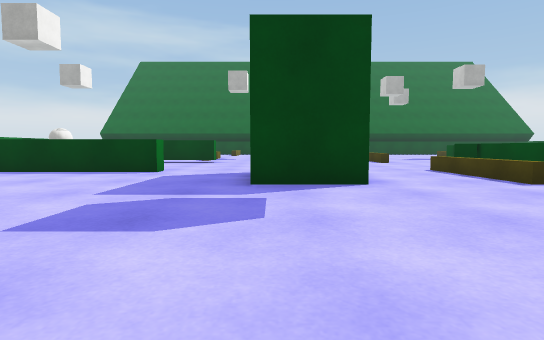
view 1 (above)

24 first-person views from a walk through a scene from a Unity 3-D project. The camera is 0.55 m above the floor, tilts 4° down and sees 80° across. The floor is counted in squares, 1 m on a side. Each view is taken from the middle of a square. On the plan, view 1 faces up. The plan holds only what a view shows up to about 9 squares ahead; the rest is blank. The place goes on beyond the plan. The player is left out. Surface patterns are stand-ins for the level's own textures.

view 2
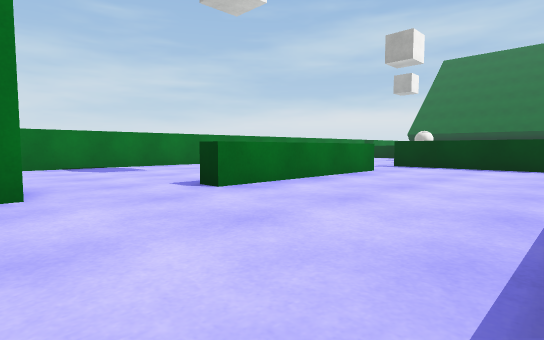

view 3
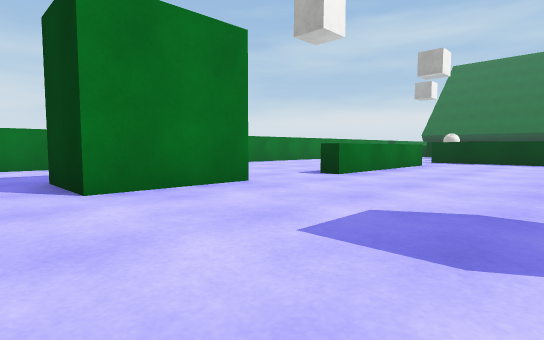

view 4
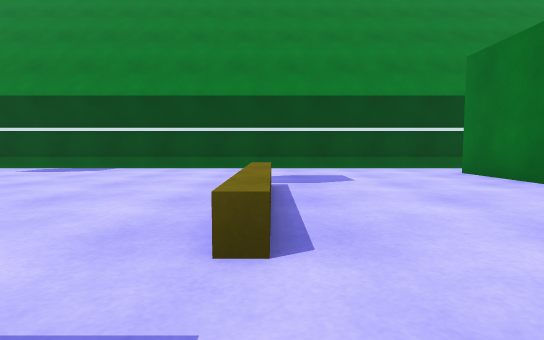

view 5
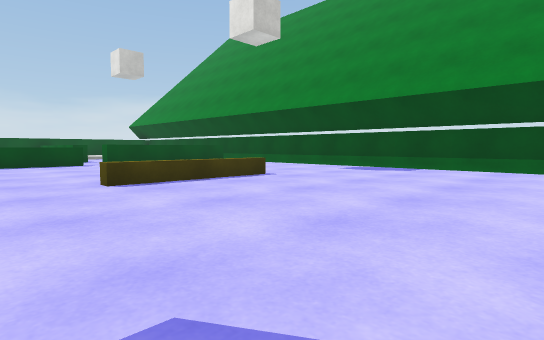

view 6
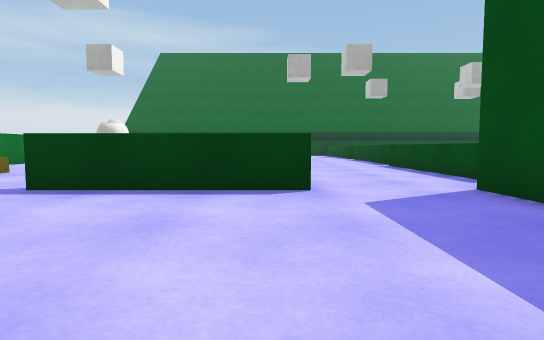

view 7
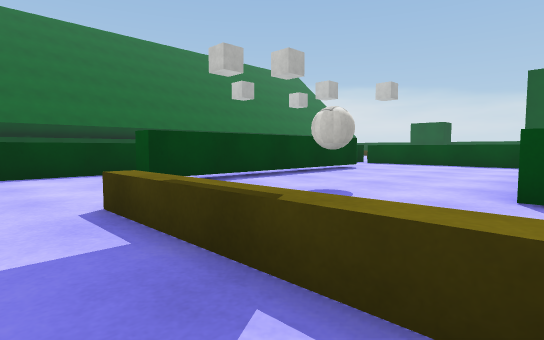

view 8
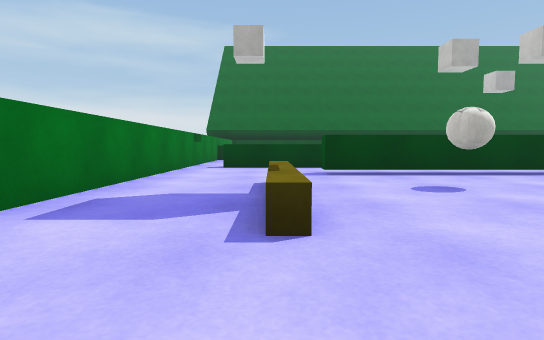

view 9
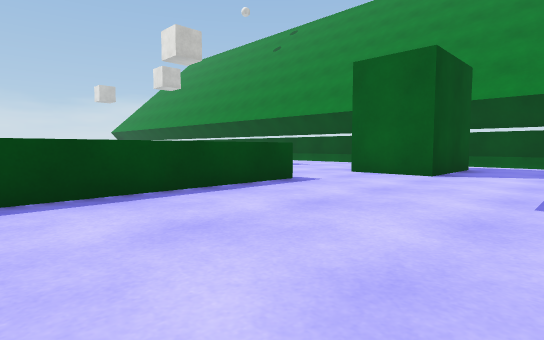

view 10
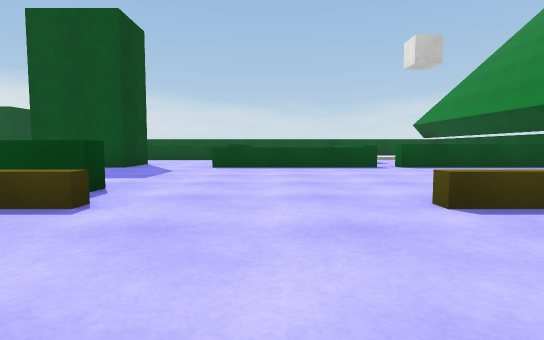

view 11
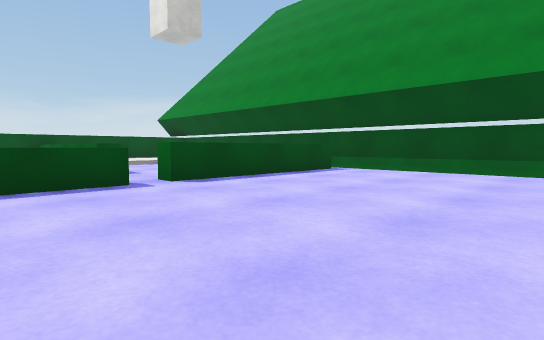

view 12
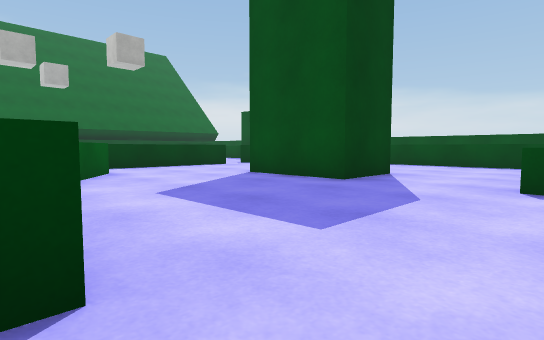

view 13
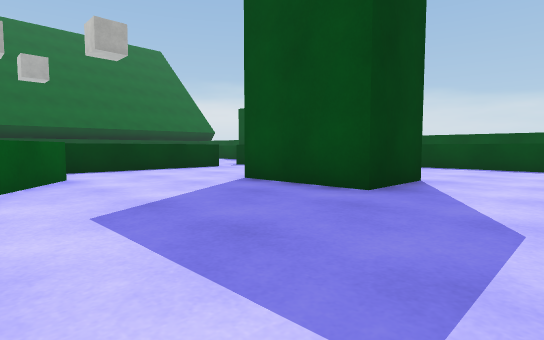

view 14
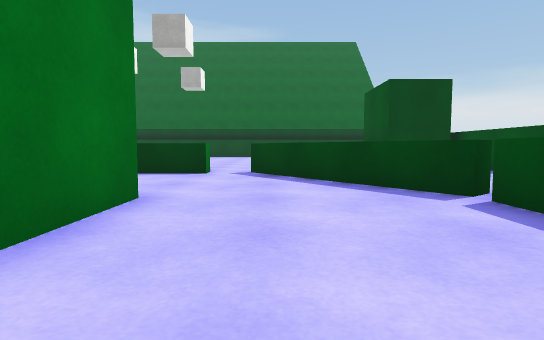

view 15
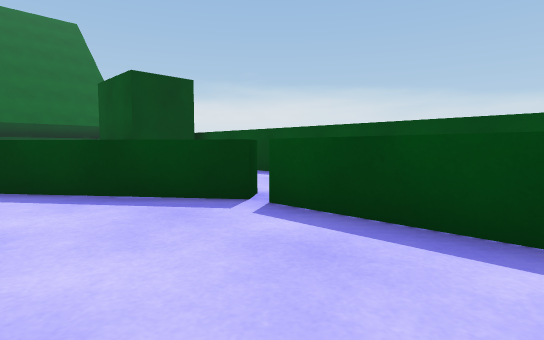

view 16
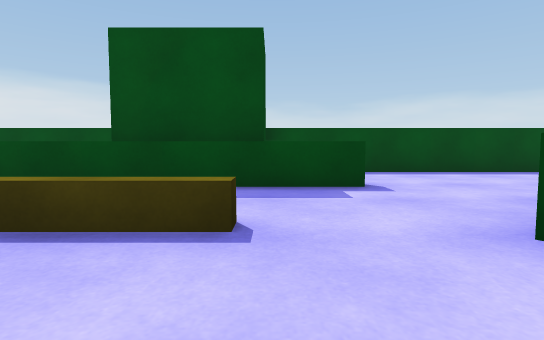

view 17
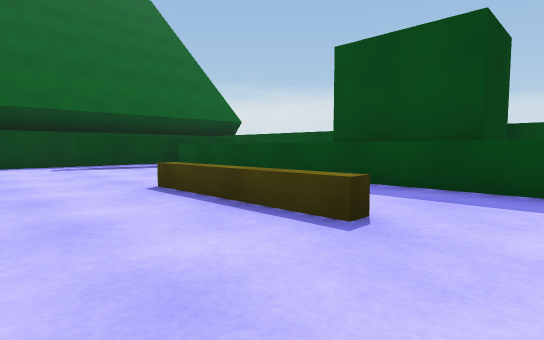

view 18
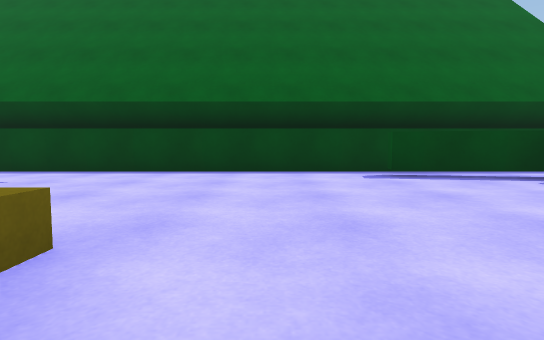

view 19
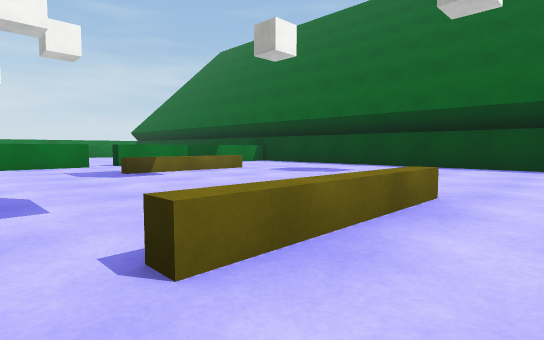

view 20
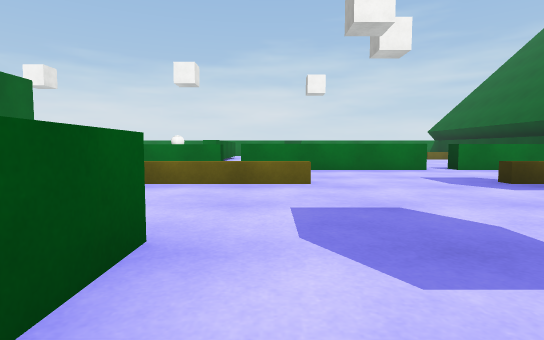

view 21
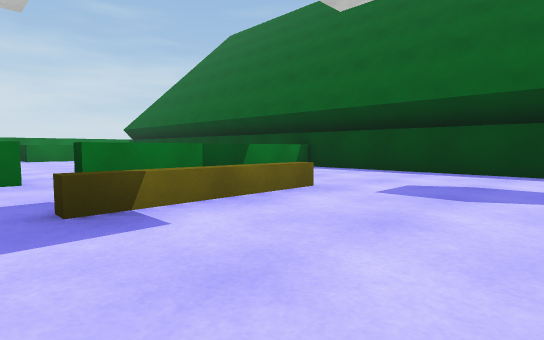

view 22
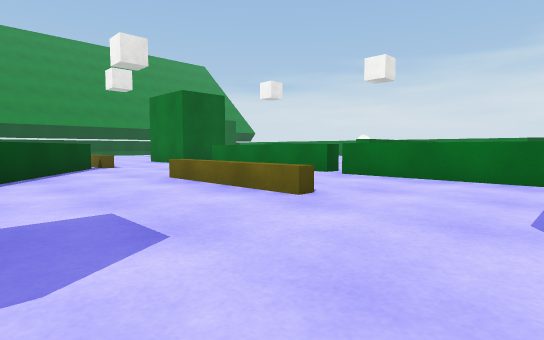

view 23
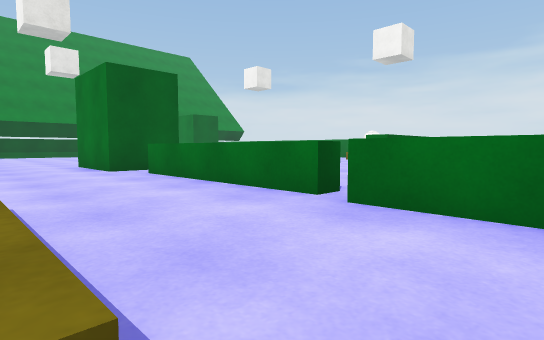

view 24
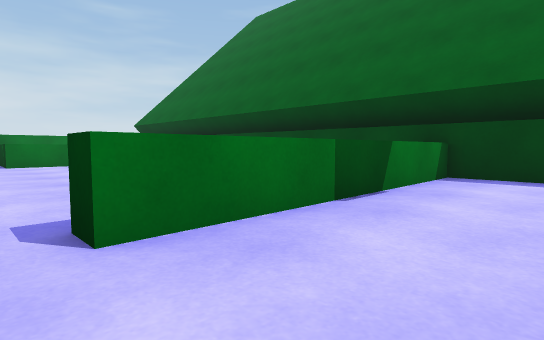

### Floor plan
Key: @ floor where view 1 was taken; # wall or solid block; x gap in a wall; . floor; = window, fence, low wall or low ledge; ^ raised ledge; B block; A ball.
Columns run from 12 left of view 1 to 19 right of it. Each row starts with its distance up from view 1.
 25          ##################
 24              ^...............
 23              ^............###
 22              ^..............^
 21              ^..............^  #
 20     ^....    ^..=... ...... ^  #
 19    ^^........^..=... .....  ^  #
 18          .......=...  =..=  ^
 17              ^......  =..=  B
 16              ^........=..=..B
 15              ^..............BBB
 14 #.^^^^       ^..=..... .....^  #
 13 #.........  ....=..^^^^^.^.....#
 12 #....#####...^..=.........^....#
 11 #............^.....^......^^...#
 10 #..^..A......^....^........^...#
  9 #..^.........^...^^...BB...x  .#
  8 #..^............=^....BB...^   #
  7  ..^..^^^^..BB..=^....BB...^
  6   ..........BB..=^.........^
  5   ....^.....BB..=...........
  4   ....^...............^    ^
  3   ....^...............^
  2  .....^...............^
  1 #.....^...=.....=.....^
  0 #.........=.@...=.....^. ^^^
 -1 #.........=.....=.....^...
 -2 #  .BBB...............^
 -3 #. .B B...............^
 -4 #...BBB...............^
 -5    ...................^
 -6    ####################

Where each view was taken, in squares from view 1:
view 1: 0 up, 0 right, facing up
view 2: 2 down, 2 left, facing up-left
view 3: 5 down, 2 left, facing up-left
view 4: 3 up, 2 left, facing down
view 5: 3 up, 1 left, facing down-right
view 6: 3 up, 3 left, facing up
view 7: 7 up, 10 left, facing up-right
view 8: 5 up, 9 left, facing up
view 9: 5 up, 10 left, facing down-right
view 10: 3 up, 1 right, facing right
view 11: 2 up, 5 right, facing down-right
view 12: 4 up, 5 right, facing up-right
view 13: 5 up, 6 right, facing up-right
view 14: 6 up, 13 right, facing up
view 15: 7 up, 13 right, facing up-right
view 16: 15 up, 11 right, facing right
view 17: 14 up, 11 right, facing up-right
view 18: 17 up, 11 right, facing up
view 19: 15 up, 11 right, facing up-left
view 20: 14 up, 9 right, facing left
view 21: 17 up, 7 right, facing up-left
view 22: 17 up, 7 right, facing down-left
view 23: 15 up, 4 right, facing down-left
view 24: 18 up, 3 right, facing up-left
